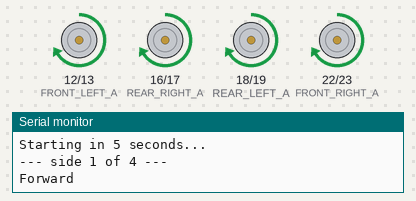
A sketch run on a simulated ESP32. On the bench: motor-driver pin pairs drawn as motors (green arrow = first pin HIGH = forward, orange = second pin HIGH = backward, longer = more drive), the last lines printed to the serial monitor.

Above: at 5.5 s.
At 21.0 s:
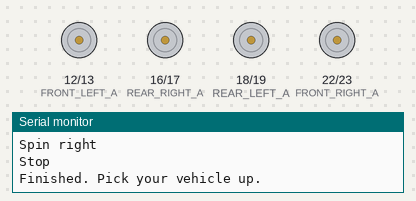
At 36.7 s:
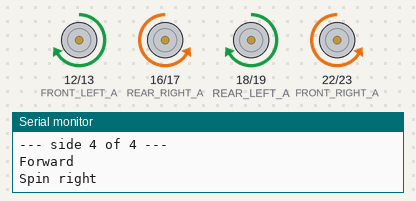
Timing chart, 0 to 38.8 s (numbered marks = the images above):
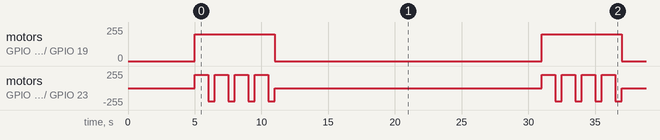

The sketch:

l2c_maneuver_square.ino
```cpp
/*
  l2c_maneuver_square.ino
  Porpoise Robotics - Pathfinder beginner course (PS3 track), Lesson 2

  WHAT THIS PROGRAM DOES
  ----------------------
  Drives a square with no controller and no sensors: forward, turn 90 degrees,
  four times, then stop for twenty seconds so you can pick the vehicle up.

  This is DEAD RECKONING. The vehicle has no idea where it is. It is doing
  exactly what you told it to do for exactly as long as you told it to, and
  the only reason the shape comes out square is that your numbers were right.
  Aircraft and ships navigated this way for centuries, and submersibles still
  fall back on it when they cannot see a satellite.

  SAFETY
  ------
  This one drives on the floor, on purpose. Clear a space about three meters
  square, keep bags and feet out of it, and be ready to switch the vehicle off
  at the power switch. It starts moving as soon as it is powered up or reset.

  BEFORE YOU CAN COMPILE THIS
  ---------------------------
  Board package: "esp32" by Espressif Systems, VERSION 3.3.12
    Tools > Board > esp32 > "ESP32 Dev Module".
  Libraries: none.

  THE TWO EQUATIONS THIS PROGRAM IS BUILT ON
  ------------------------------------------
        distance = speed x time
        degrees turned = turn rate x time

  You know the time, because you wrote it in the delay(). You have to MEASURE
  the speed and the turn rate for your own vehicle, because they depend on your
  motors, your wheels, your battery charge and the floor you are on.

        wheel circumference = pi x diameter = 3.1416 x 3.0 in = 9.42 in
        one wheel turn      = 9.42 / 12 = 0.79 ft

  Measure how far the vehicle travels during FORWARD_MS at DRIVE_SPEED, divide
  by the time, and you have its speed in feet per second. Do the same for one
  full 360 degree spin and you have its turn rate in degrees per second.

  WHAT TO TRY
  -----------
  1. Run it and watch where the vehicle ends up. Does it come back to the start?
  2. Measure the side of the square it actually drives. Work out the speed:
        speed = distance / (FORWARD_MS / 1000)
  3. The corners are almost certainly not 90 degrees. Adjust TURN_MS by 25
     milliseconds at a time until the vehicle comes back to its start.
  4. Now change FORWARD_MS and predict how big the new square will be before
     you run it. How close were you?
  5. Copy the loop and turn it into a triangle. What angle does each corner
     need, and what does that do to TURN_MS?
  6. Recharge the battery and run it again with the same numbers. What happens,
     and what does that tell you about dead reckoning?
*/

const int FRONT_LEFT_A  = 12, FRONT_LEFT_B  = 13;
const int REAR_LEFT_A   = 18, REAR_LEFT_B   = 19;
const int FRONT_RIGHT_A = 22, FRONT_RIGHT_B = 23;
const int REAR_RIGHT_A  = 16, REAR_RIGHT_B  = 17;

const int PWM_FREQ = 20000;
const int PWM_BITS = 8;

// The numbers you are going to tune.
const int DRIVE_SPEED = 200;    // Duty value used to drive straight
const int TURN_SPEED  = 200;    // Duty value used for the corners
const int FORWARD_MS  = 1000;   // How long each side of the square takes
const int TURN_MS     = 500;    // How long a 90 degree corner takes. TUNE ME.

void setup() {
  Serial.begin(115200);

  ledcAttach(FRONT_LEFT_A,  PWM_FREQ, PWM_BITS);
  ledcAttach(FRONT_LEFT_B,  PWM_FREQ, PWM_BITS);
  ledcAttach(REAR_LEFT_A,   PWM_FREQ, PWM_BITS);
  ledcAttach(REAR_LEFT_B,   PWM_FREQ, PWM_BITS);
  ledcAttach(FRONT_RIGHT_A, PWM_FREQ, PWM_BITS);
  ledcAttach(FRONT_RIGHT_B, PWM_FREQ, PWM_BITS);
  ledcAttach(REAR_RIGHT_A,  PWM_FREQ, PWM_BITS);
  ledcAttach(REAR_RIGHT_B,  PWM_FREQ, PWM_BITS);

  stopMoving();

  Serial.println("Square maneuver. Clear the floor.");
  Serial.println("Starting in 5 seconds...");
  delay(5000);
}

/*
  Sets the left pair and the right pair separately. This is TANK DRIVE: with
  both sides the same you go in a straight line, and with the two sides
  opposite you spin on the spot.
*/
void drive(int leftSpeed, int rightSpeed) {
  ledcWrite(FRONT_LEFT_A,  leftSpeed  > 0 ?  leftSpeed  : 0);
  ledcWrite(FRONT_LEFT_B,  leftSpeed  < 0 ? -leftSpeed  : 0);
  ledcWrite(REAR_LEFT_A,   leftSpeed  > 0 ?  leftSpeed  : 0);
  ledcWrite(REAR_LEFT_B,   leftSpeed  < 0 ? -leftSpeed  : 0);
  ledcWrite(FRONT_RIGHT_A, rightSpeed > 0 ?  rightSpeed : 0);
  ledcWrite(FRONT_RIGHT_B, rightSpeed < 0 ? -rightSpeed : 0);
  ledcWrite(REAR_RIGHT_A,  rightSpeed > 0 ?  rightSpeed : 0);
  ledcWrite(REAR_RIGHT_B,  rightSpeed < 0 ? -rightSpeed : 0);
}

void goForward()  { drive( DRIVE_SPEED,  DRIVE_SPEED); Serial.println("Forward"); }
void goBackward() { drive(-DRIVE_SPEED, -DRIVE_SPEED); Serial.println("Backward"); }
void spinRight()  { drive( TURN_SPEED,  -TURN_SPEED);  Serial.println("Spin right"); }
void spinLeft()   { drive(-TURN_SPEED,   TURN_SPEED);  Serial.println("Spin left"); }
void stopMoving() { drive(0, 0);                       Serial.println("Stop"); }

void loop() {
  // Four sides and four corners makes a square.
  for (int corner = 0; corner < 4; corner++) {
    Serial.print("--- side ");
    Serial.print(corner + 1);
    Serial.println(" of 4 ---");

    goForward();
    delay(FORWARD_MS);

    spinRight();
    delay(TURN_MS);
  }

  stopMoving();
  Serial.println("Finished. Pick your vehicle up.");
  delay(20000);
}
```

Measured:
- by itself, motor on GPIO 12 (FRONT_LEFT_A) / GPIO 13 (FRONT_LEFT_B), motor on GPIO 18 (REAR_LEFT_A) / GPIO 19 (REAR_LEFT_B): alternates forward 199/255 for 6.0 s and stopped for 20.0 s
- by itself, motor on GPIO 16 (REAR_RIGHT_A) / GPIO 17 (REAR_RIGHT_B), motor on GPIO 22 (FRONT_RIGHT_A) / GPIO 23 (FRONT_RIGHT_B): repeats every 26.0 s: 3 × (backward 199/255 0.50 s, forward 199/255 1.0 s), backward 199/255 0.50 s, stopped 20.0 s, forward 199/255 1.0 s
